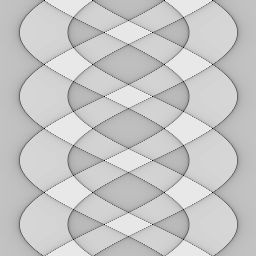

Generate this figure with Python:
import numpy as np
import matplotlib
matplotlib.use('Agg')
import matplotlib.pyplot as plt

N = 256

sino = np.fromfile('kadai7.raw').reshape((N, N))

# Shepp-Logan convolution kernel: h(m) = 1/(1-4m^2), center at index N
h = np.zeros(N * 2)
for i in range(N * 2):
    a = i - N
    h[i] = 10.0 / (1.0 - 4.0 * a * a)

# Apply convolution to each row (each angle) of the sinogram:
#   gm[j] = sum_{k=0}^{N-1} sino[k] * h[j-k+N]
#         = np.convolve(sino_row, h)[j+N]
# so gm = full_convolution[N : 2N]
gm = np.zeros((N, N))
for i in range(N):
    full = np.convolve(sino[i, :], h)
    gm[i, :] = full[N:2 * N]

gm.tofile('kadai9.raw')
plt.figure()
plt.imshow(gm, cmap='gray')
plt.imsave('kadai9.png', gm, cmap='gray')
plt.close()
